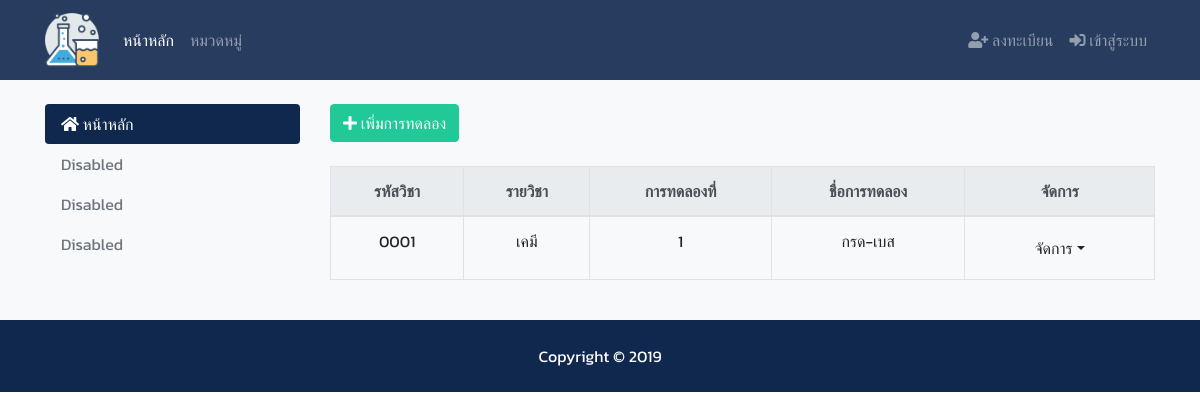
/home/, run on the app's committed database.
### myapp/models.py (models this page shows, shortened)
class Chemistry(models.Model):
    COURSE_CHOICES = (
                        ('เคมี', 'เคมี'),
                        ('ชีววิทยา', 'ชีววิทยา'),
    )
    course = models.CharField(max_length=50, choices=COURSE_CHOICES)
    course_number = models.CharField(max_length=100)
    titile = models.CharField(max_length=200)
    book_number = models.CharField(max_length=50)
    experiment_number = models.CharField(max_length=50)
    experiment_name = models.CharField(max_length=200)
    chemical_name = models.CharField(max_length=200)
    chemical_properties =  models.TextField()
    ghs_sign = models.ImageField(upload_to='GHS_SIGN/%Y/%m/%d', blank=True)
    w1 = models.CharField(max_length=100)
    w2 = models.CharField(max_length=100)
    w3 = models.CharField(max_length=100)
    w4 = models.CharField(max_length=100)
    w5 = models.CharField(max_length=100)
    w6 = models.CharField(max_length=100)
    w7 = models.CharField(max_length=100)
    w = models.CharField(max_length=100)
    reactions = models.TextField()

### myapp/views.py (the view)
# urls.py: path('', views.index, name='category'),
def index(request):
    chemistry = Chemistry.objects.all()
    context = {
        'chemistry' : chemistry
    }
    return render(request ,'myapp/index.html',context)

### templates/myapp/index.html (shortened to what this page needs)
{% extends 'base.html' %}
{% load humanize %}
{% block content %}
    <section id="create" class="bg-light py-4">
    <div class="container">
        <div class="row">
            <div class="col-md-3 mx-auto">
                    <ul class="nav nav-pills flex-column">
                        <li class="nav-item">
                        <a class="nav-link active" href="{% url 'index' %}"><i class="fas fa-home"></i> หน้าหลัก</a>
                        </li>
                        <li class="nav-item">
                        <a class="nav-link disabled" href="#">Disabled</a>
                        </li>
                        <li class="nav-item">
                        <a class="nav-link disabled" href="#">Disabled</a>
                        </li>
                        <li class="nav-item">
                        <a class="nav-link disabled" href="#">Disabled</a>
                        </li>
                    </ul>
            </div>
            <div class="col-md-9 mx-auto">
            <a href="{% url 'add' %}" class="btn btn-success">
            <i class="fas fa-plus"></i> เพิ่มการทดลอง</a>
                <div class="table-responsive">
                    <table class="table table-bordered"><br>
                        <thead class="thead-light">
                            <tr class="text-center">
                                <th scope="col">รหัสวิชา</th>
                                <th scope="col">รายวิชา</th>
                                <th scope="col">การทดลองที่</th>
                                <th scope="col">ชื่อการทดลอง</th>
                                <th scope="col">จัดการ</th>
                            </tr>
                        </thead>
                        <tbody>
                        {% if chemistry %}
                            {% for chemistry in chemistry %}
                                <tr class="text-center" >
                                    <td>{{ chemistry.course_number }}</td>
                                    <td>{{ chemistry.course }}</td>
                                    <td>{{ chemistry.experiment_number }}</td>
                                    <td>{{ chemistry.experiment_name }}</td>
                                    <td><div class="dropdown">
                                        <button type="button" class="btn btn-light dropdown-toggle" data-toggle="dropdown">จัดการ</button>
                                    </div></td>
                                </tr>
                            {% endfor %}
                        {% else %}
                            <tr>
                                <td colspan="9" class="text-center">ไม่มีข้อมูลการทดลอง</td>
                            </tr>
                        {% endif %}
                        </tbody>
                    </table>
                </div>
            </div>
        </div>
    </div>
</section>
{% endblock content %}

### chemprojects/static/css/all.css (style rules this page uses)
.fa, .fas, .far, .fal, .fab { -moz-osx-font-smoothing: grayscale; -webkit-font-smoothing: antialiased; display: inline-block; font-style: normal; font-variant: normal; text-rendering: auto; line-height: 1; }
.fa-home:before { content: "\f015"; }
.fa-plus:before { content: "\f067"; }
.fa, .fas { font-family: 'Font Awesome 5 Free'; font-weight: 900; }

### chemprojects/static/css/style.css (style rules this page uses)
body { font-family: 'Kanit', sans-serif; }

### data on the page
Chemistry: course_number "0001", course "เคมี", experiment_number "1", experiment_name "กรด-เบส"
